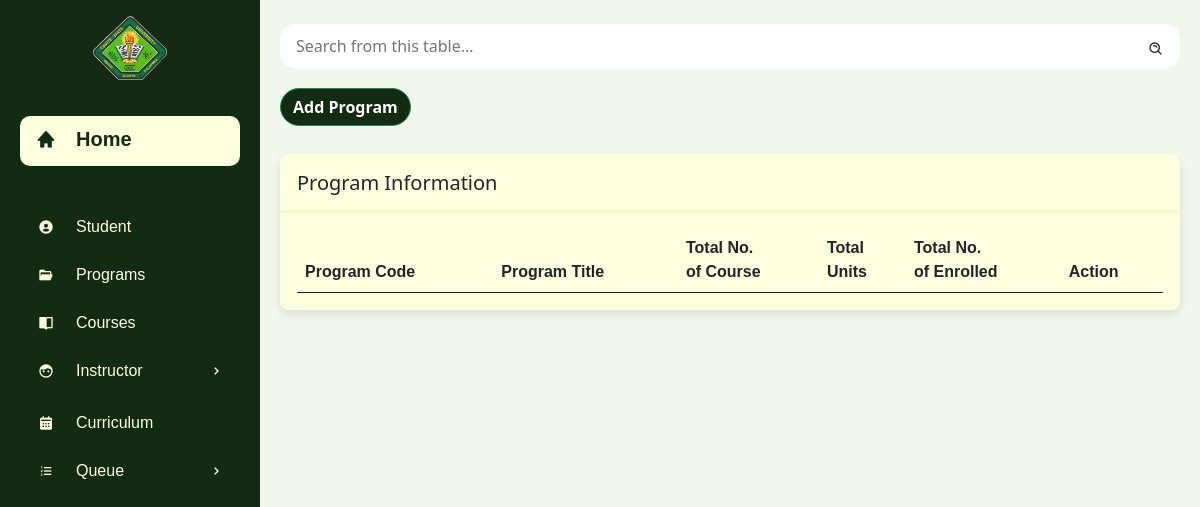
Page /admin/program.php on the earlier database version.
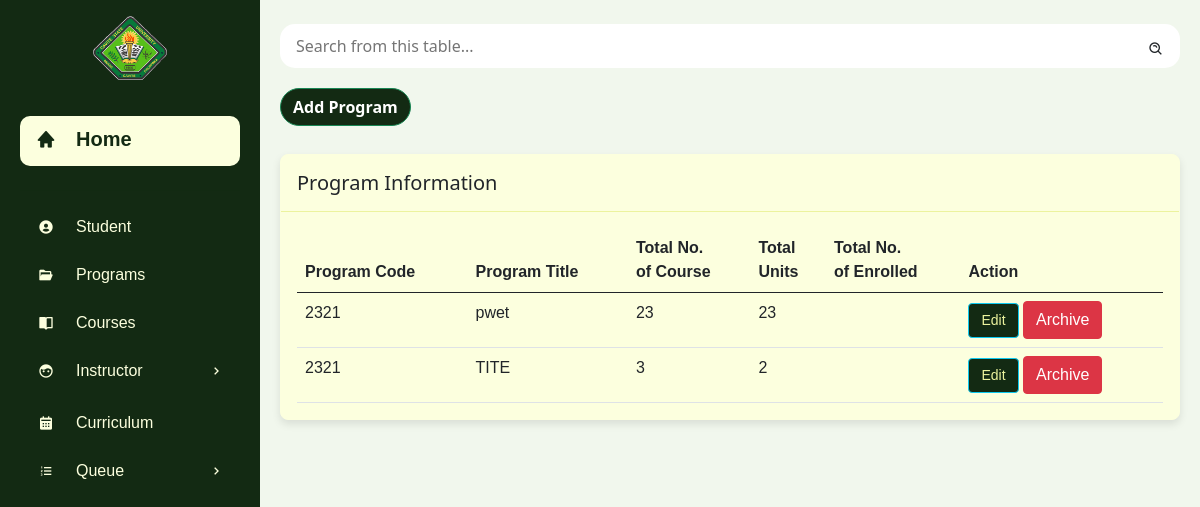
Same page on the later database version.
### tables this page shows
CREATE TABLE `programs` (
  `id` int(255) NOT NULL,
  `progname` varchar(255) NOT NULL,
  `progcode` varchar(255) NOT NULL,
  `totalcourse` int(255) NOT NULL,
  `totalunits` int(255) NOT NULL
);

### admin/program.php (the view, shortened to what this page needs)
<?php
include("connection.php");
$programs = [];
$query = "SELECT * FROM programs";
$result = mysqli_query($conn, $query);
if ($result) {
    while ($row = mysqli_fetch_assoc($result)) {
        $programs[] = $row;
    }
}
?>
<!DOCTYPE html>
<html lang="en">
<head>
    <link href="https://cdn.jsdelivr.net/npm/bootstrap@5.0.2/dist/css/bootstrap.min.css" rel="stylesheet"/>
    <link rel="stylesheet" href="styles.css"/>
    <link rel="stylesheet" href="https://pro.fontawesome.com/releases/v5.10.0/css/all.css"/>
    <link href='https://unpkg.com/boxicons@2.1.4/css/boxicons.min.css' rel='stylesheet'>
</head>
<body>
    <section id="sidebar">
        <div class="header px-2 pt-3 d-flex justify-content-center align-items-center">
            <img src="logo.png" alt="logo" style="width:30%; height: 30%;" class="center">
        </div>
        <ul class="side-menu">
            <li><a href="dashboard.php" class="active" style="font-weight: bolder; font-size: 20px;"><i class='bx bxs-home icon'></i>Home</a></li>
            <li class="divider"><hr></li>
            <li><a href="student.php"><i class='bx bxs-user-circle icon'></i>Student</a></li>
            <li><a href="program.php"><i class='bx bxs-folder-open icon'></i>Programs</a></li>
            <li><a href="course.php"><i class='bx bxs-book-open icon'></i>Courses</a></li>
            <li><a href="#"><i class='bx bxs-face icon'></i>Instructor<i class='bx bx-chevron-right icon-right'></i></a>
            </li>
            <li><a href="#"><i class='bx bxs-calendar icon'></i>Curriculum</a></li>
            <li>
                <a href="#"><i class='bx bx-list-ol icon'></i>Queue<i class='bx bx-chevron-right icon-right'></i></a>
            </li>
        </ul>
    </section>
    <section id="content">
        <main class="student">
            <div class="search-filter">
                <form action="#">
                    <div class="form-group-search">
                        <input type="text" placeholder="Search from this table...">
                        <i class='bx bx-search-alt search-icon'></i>
                    </div>
                </form>
                <div class="btn-group">
                    <button type="button" class="btn btn-success add" data-bs-toggle="modal" data-bs-target="#addProgramModal">
                        Add Program
                    </button>
                </div>
            </div>
            <div class="table-container card">
                <div class="card-header">
                    <h4 class="card-title">Program Information</h4>
                </div>
                <div class="card-body">
                    <table class="table">
                        <thead class="category">
                            <tr>
                                <th>Program Code</th>
                                <th>Program Title</th>
                                <th>Total No. <br>of Course</th>
                                <th>Total<br>Units</th>
                                <th>Total No.<br>of Enrolled</th>
                                <th>Action</th>
                            </tr>
                        </thead>
                        <tbody class="content">
                            <?php foreach ($programs as $program) : ?>
                            <tr>
                                <td><?= htmlspecialchars($program['progcode']) ?></td>
                                <td><?= htmlspecialchars($program['progname']) ?></td>
                                <td><?= htmlspecialchars($program['totalcourse']) ?></td>
                                <td><?= htmlspecialchars($program['totalunits']) ?></td>
                                <td>
                                </td>
                                <td>
                                    <button class="btn btn-info edit" data-bs-toggle="modal" data-bs-target="#editProgramModal"
                                    data-id="<?= $program['id'] ?>" data-name="<?= $program['progname'] ?>"
                                    data-code="<?= $program['progcode'] ?>" data-course="<?= $program['totalcourse'] ?>"
                                    data-units="<?= $program['totalunits'] ?>">Edit</button>
                                    <a href="?archive_id=<?= $program['id'] ?>" class="btn btn-danger archive">Archive</a>
                                </td>
                            </tr>
                            <?php endforeach; ?>
                        </tbody>
                    </table>
                </div>
            </div>
        </main>
    </section>
</body>
</html>

Differences in the rows shown:
added programs: progcode "2321", progname "pwet", totalcourse "23", totalunits "23"
added programs: progcode "2321", progname "TITE", totalcourse "3", totalunits "2"
